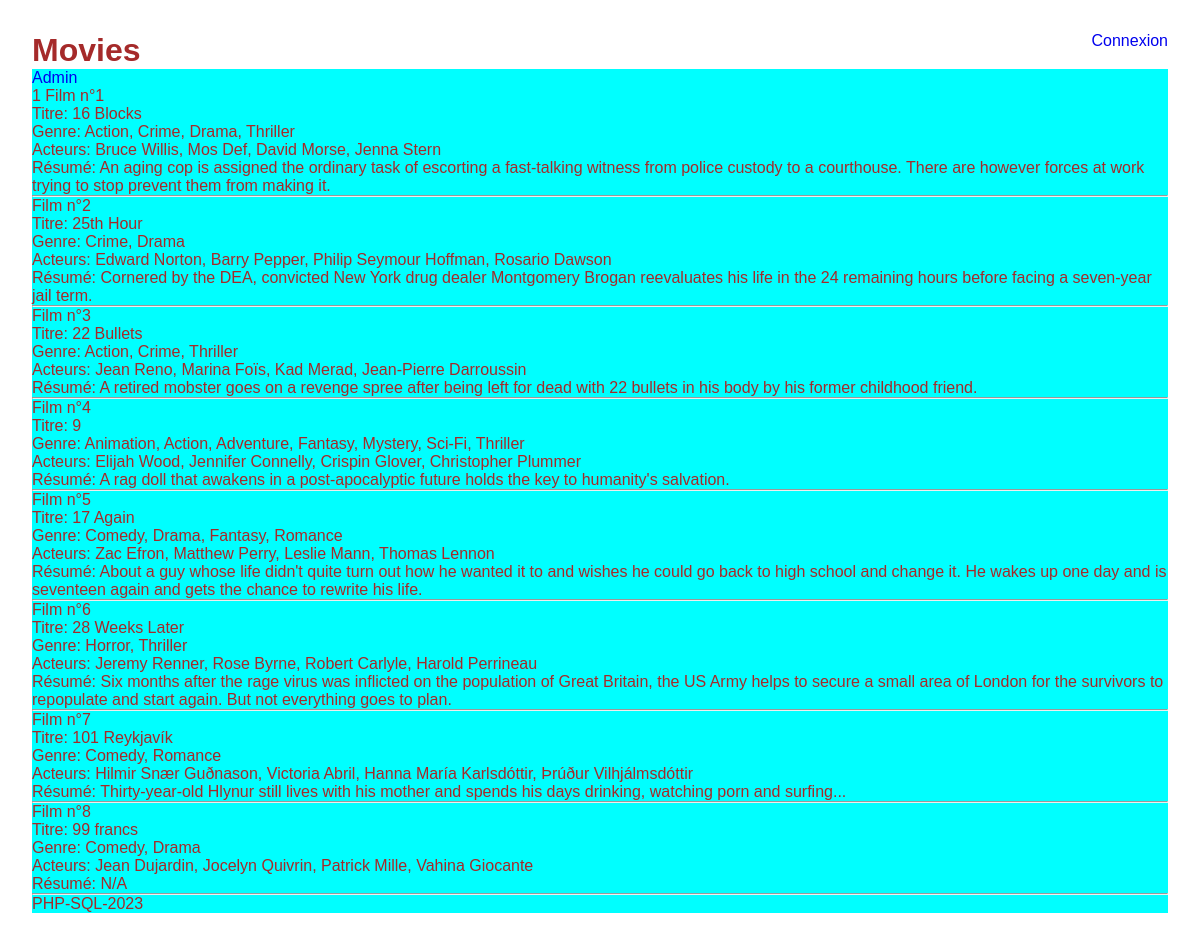
The page / on the database its author committed.
### tables this page shows
CREATE TABLE IF NOT EXISTS `movies_full` (
  `id` int NOT NULL AUTO_INCREMENT,
  `slug` varchar(255) NOT NULL,
  `title` text NOT NULL,
  `year` int NOT NULL,
  `genres` varchar(255) DEFAULT NULL,
  `plot` text,
  `directors` varchar(255) DEFAULT NULL,
  `cast` varchar(255) DEFAULT NULL,
  `writers` varchar(255) DEFAULT NULL,
  `runtime` int DEFAULT NULL,
  `mpaa` varchar(25) DEFAULT NULL,
  `rating` smallint NOT NULL,
  `popularity` int DEFAULT NULL,
  `modified` datetime NOT NULL,
  `created` datetime DEFAULT NULL,
  `poster_flag` tinyint(1) NOT NULL DEFAULT '0',
  PRIMARY KEY (`id`)
);

### index.php (called while the page is built, shortened)
<?php
require './inc/fonctions.php';
require './view/index.view.php';
?>

### inc/fonctions.php (called while the page is built, shortened)
<?php
function getMovieLimit($valeur)
{
    global $conn;
    $sqlRequest = "SELECT * FROM movies_full WHERE title LIMIT :limite";
    $resultat = $conn->prepare($sqlRequest);
    $resultat->bindValue(':limite', $valeur, PDO::PARAM_INT);
    $resultat->execute();
    return $resultat->fetchAll();
}
?>

### view/index.view.php (the view, shortened to what this page needs)
<?php
require './partials/header.php';
?>
<main>
    <div id="table">
        <p><a href="./dashboard.php">Admin</a></p>
        <?=
        $i = 1;
        foreach (getMovieLimit(8) as $key => $value) {
        ?>
            <?= 'Film n°' . $i . '<br>'; ?>
            <?= 'Titre: ' . $value['title'] . '<br>'; ?>
            <?= 'Genre: ' . $value['genres'] . '<br>'; ?>
            <?= 'Acteurs: ' . $value['cast'] . '<br>'; ?>
            <?= 'Résumé: ' . $value['plot'] . '<br>'; ?>
        <?= '<hr>';
            $i++;
        }
        ?>
        <?php
        require './partials/footer.php';
        ?>

### partials/header.php (shortened to what this page needs)
<!DOCTYPE html>
<html lang="en">
<head>
    <link rel="stylesheet" href="./assets/css/view.css">
</head>
<body>
    <header class="header">
        <h1>Movies</h1>
        <nav>
            <ul>
                <?php
                if (($_SESSION['login'])) :
                ?>
                    <li><a href="./login/deconnexion.php">Deconnexion</a></li>
                <?php else :  ?>
                    <li><a href="./login/">Connexion</a></li>
                <?php endif; ?>
            </ul>
        </nav>
    </header>

### partials/footer.php
</body>
<footer>
    <p>PHP-SQL-2023</p>
</footer>
</html>

### assets/css/view.css (style rules this page uses)
:root { --btn-font-size: 1rem; }
* { box-sizing: border-box; margin: 0; padding: 0; }
body { font-family: sans-serif; color: brown; padding: 2rem; }
a { text-decoration: none; }
ul, li { list-style-type: none; }
.header { display: flex; vertical-align: center; justify-content: space-between; }
#table, .dashboard { background-color: aqua; }

### rows shown on the page
movies_full: title "16 Blocks", genres "Action, Crime, Drama, Thriller", cast "Bruce Willis, Mos Def, David Morse, Jenna Stern", plot "An aging cop is assigned the ordinary task of escorting a fast-talking witness from police custody to a courthouse. There are however forces at work trying to stop prevent them from making it."
movies_full: title "25th Hour", genres "Crime, Drama", cast "Edward Norton, Barry Pepper, Philip Seymour Hoffman, Rosario Dawson", plot "Cornered by the DEA, convicted New York drug dealer Montgomery Brogan reevaluates his life in the 24 remaining hours before facing a seven-year jail term."
movies_full: title "22 Bullets", genres "Action, Crime, Thriller", cast "Jean Reno, Marina Foïs, Kad Merad, Jean-Pierre Darroussin", plot "A retired mobster goes on a revenge spree after being left for dead with 22 bullets in his body by his former childhood friend."
movies_full: title "9", genres "Animation, Action, Adventure, Fantasy, Mystery, Sci-Fi, Thriller", cast "Elijah Wood, Jennifer Connelly, Crispin Glover, Christopher Plummer", plot "A rag doll that awakens in a post-apocalyptic future holds the key to humanity's salvation."
movies_full: title "17 Again", genres "Comedy, Drama, Fantasy, Romance", cast "Zac Efron, Matthew Perry, Leslie Mann, Thomas Lennon", plot "About a guy whose life didn't quite turn out how he wanted it to and wishes he could go back to high school and change it. He wakes up one day and is seventeen again and gets the chance to rewrite his life."
movies_full: title "28 Weeks Later", genres "Horror, Thriller", cast "Jeremy Renner, Rose Byrne, Robert Carlyle, Harold Perrineau", plot "Six months after the rage virus was inflicted on the population of Great Britain, the US Army helps to secure a small area of London for the survivors to repopulate and start again. But not everything goes to plan."
movies_full: title "101 Reykjavík", genres "Comedy, Romance", cast "Hilmir Snær Guðnason, Victoria Abril, Hanna María Karlsdóttir, Þrúður Vilhjálmsdóttir", plot "Thirty-year-old Hlynur still lives with his mother and spends his days drinking, watching porn and surfing..."
movies_full: title "99 francs", genres "Comedy, Drama", cast "Jean Dujardin, Jocelyn Quivrin, Patrick Mille, Vahina Giocante", plot "N/A"

### other values the page prints
$i = 1 "1"
